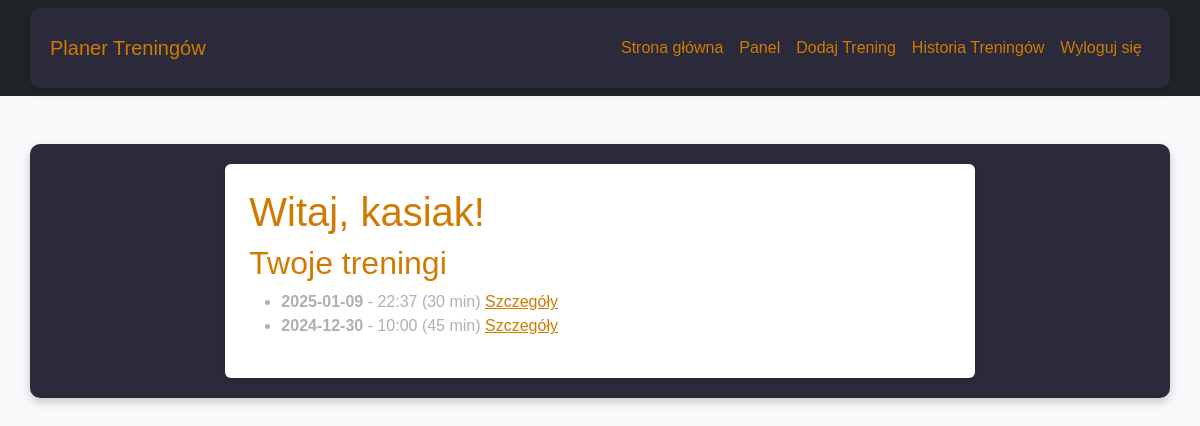
The app's page /dashboard (signed in) with its own data.
### app.py (models this page shows, shortened)
class User(db.Model, UserMixin):
    id = db.Column(db.Integer, primary_key=True)
    username = db.Column(db.String(50), unique=True, nullable=False)
    email = db.Column(db.String(120), unique=True, nullable=False)
    password_hash = db.Column(db.String(256), nullable=False)

class Workout(db.Model):
    id = db.Column(db.Integer, primary_key=True)
    user_id = db.Column(db.Integer, db.ForeignKey('user.id'), nullable=False)
    date = db.Column(db.String(10), nullable=False)
    start_time = db.Column(db.String(5), nullable=False)
    duration = db.Column(db.String(10), nullable=False)
    notes = db.Column(db.Text)
    user = db.relationship('User', backref=db.backref('workouts', lazy=True))

### app.py (the view)
@app.route("/dashboard")
@login_required
def dashboard():
    workouts = Workout.query.filter_by(user_id=current_user.id).all()
    return render_template("dashboard.html", user=current_user, workouts=workouts)

### app.py (called while the page is built)
@login_manager.user_loader
def load_user(user_id):
    return User.query.get(int(user_id))

### templates/dashboard.html
{% extends "base.html" %}
{% block content %}
    <h1>Witaj, {{ user.username }}!</h1>
    <h2>Twoje treningi</h2>
    <ul>
        {% for workout in workouts %}
            <li>
                <strong>{{ workout.date }}</strong> - {{ workout.start_time }} ({{ workout.duration }} min)
                <a href="{{ url_for('view_workout', workout_id=workout.id) }}">Szczegóły</a>
            </li>
        {% endfor %}
    </ul>
{% endblock %}

### static/style.css (style rules this page uses)
body { background-color: #1e1e2f; color: #b0b0b0; font-family: 'Arial', sans-serif; }
h1, h2 { color: #d17a00; }
a { color: #d17a00; }

### records on screen
User: username "kasiak"
Workout: date "2025-01-09", start_time "22:37", duration "30"
Workout: date "2024-12-30", start_time "10:00", duration "45"
